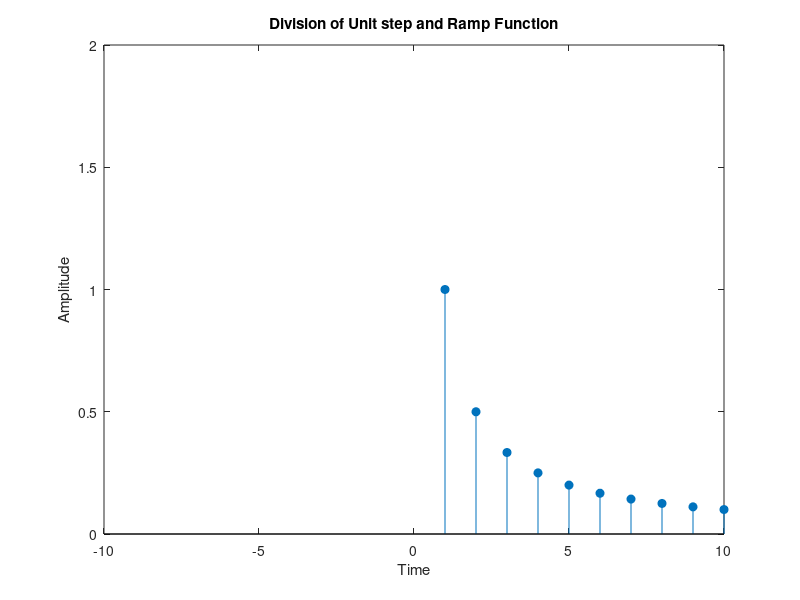

The MATLAB source for this figure:
n=-10:10;
x=(n+abs(n))/2;
x1=[zeros(1,10) ones(1,11)];
div=x1./x;
stem(n,div,'filled');
xlabel('Time');
ylabel('Amplitude');
title('Division of Unit step and Ramp Function');
axis([-10 10 0 2]);
